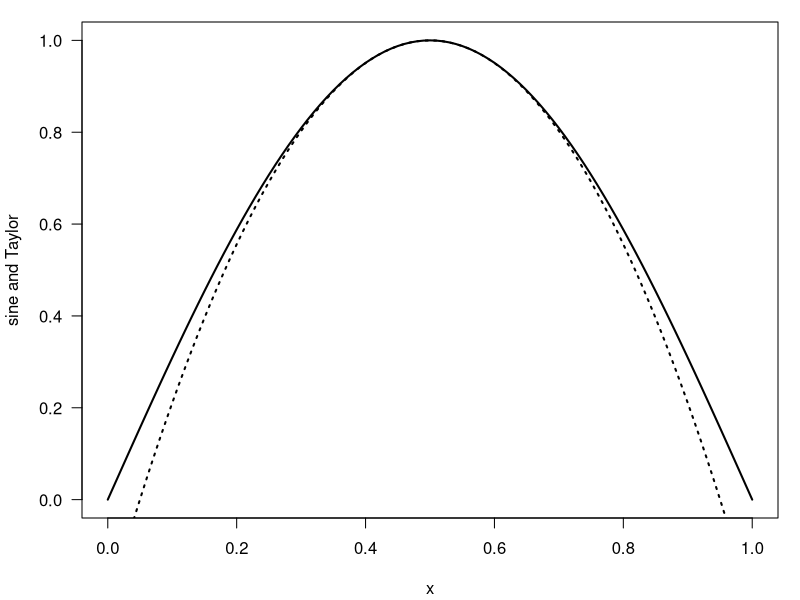
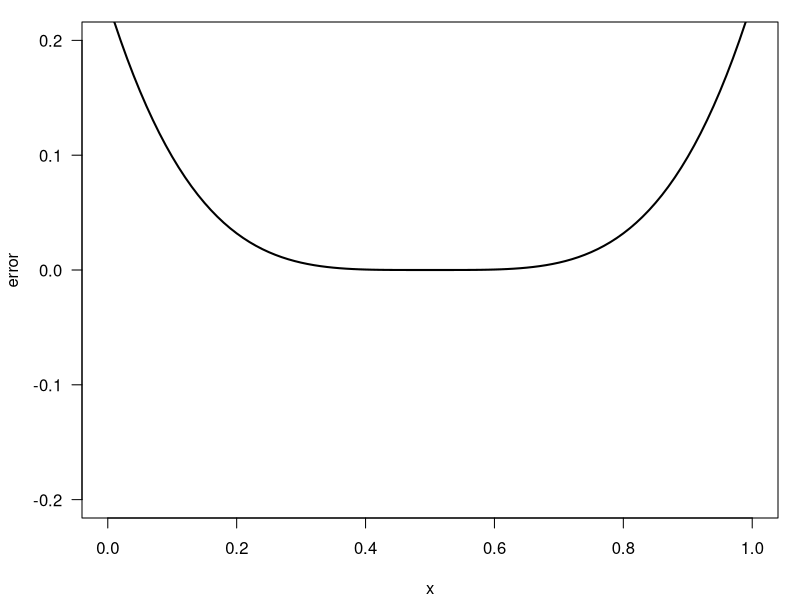
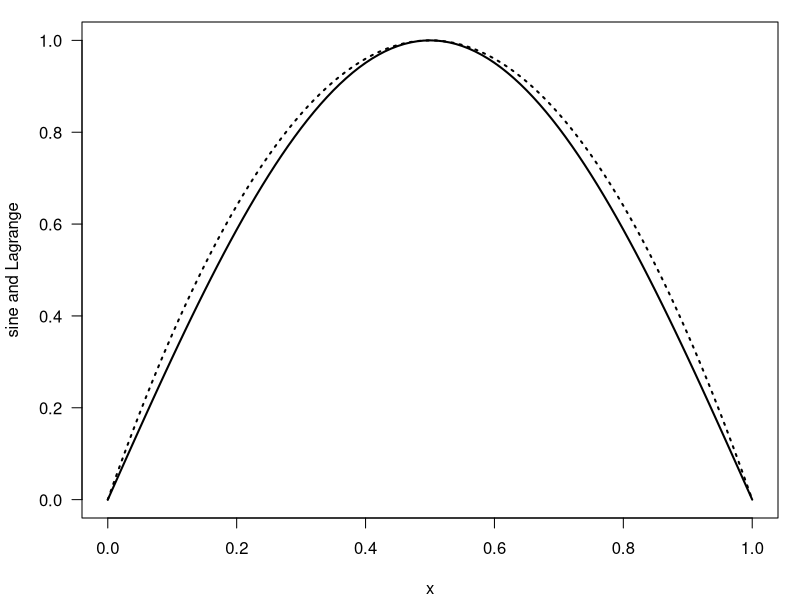
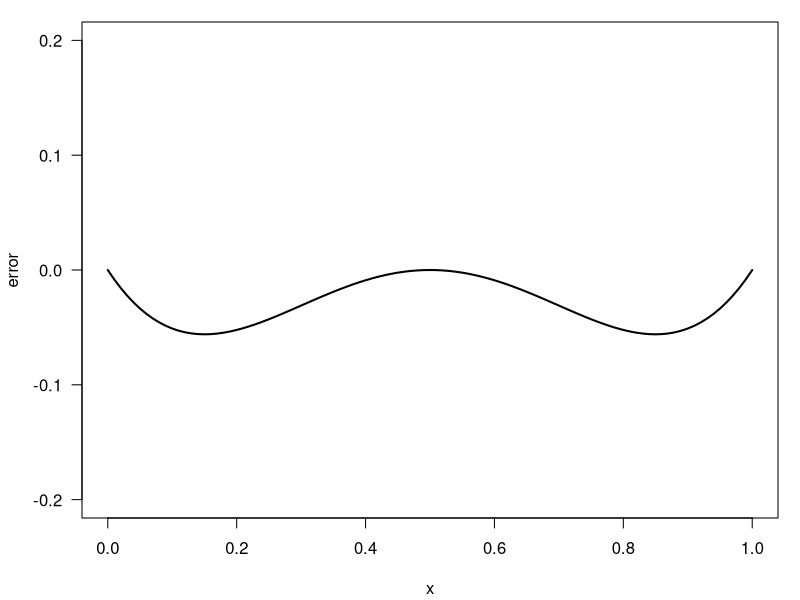
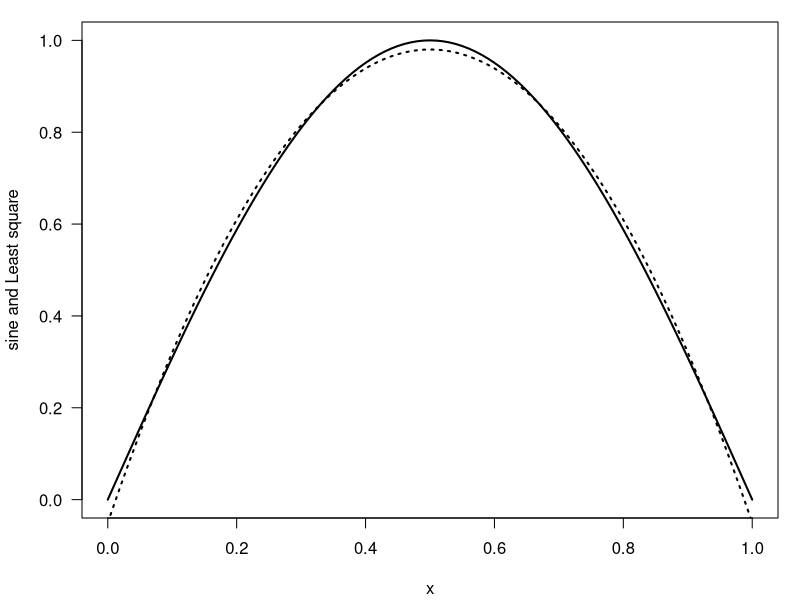
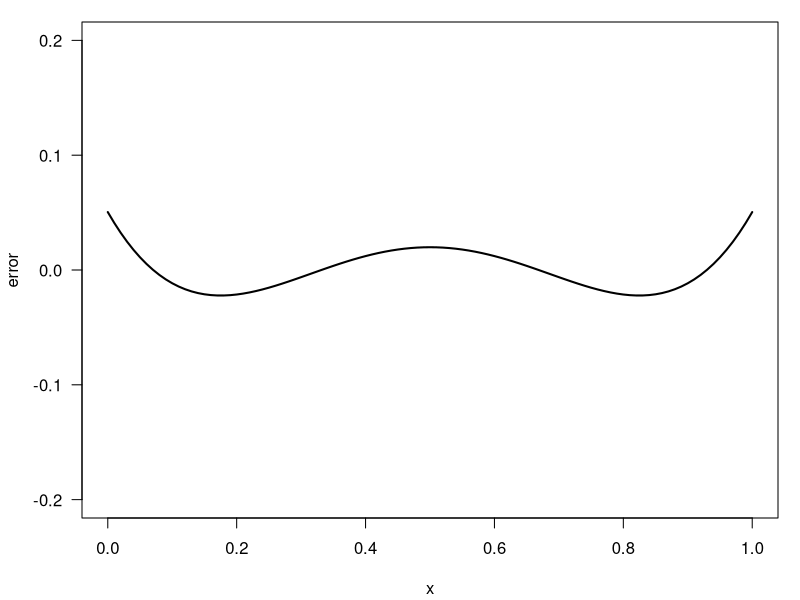
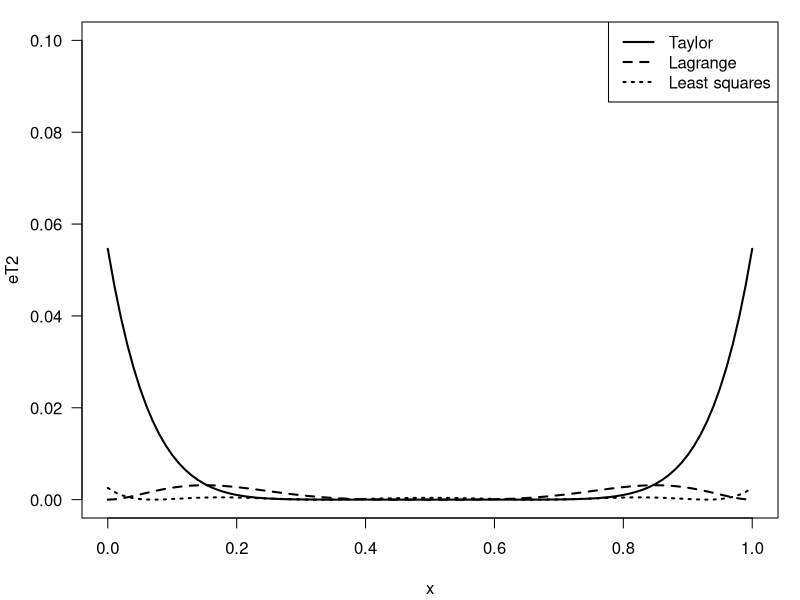

These charts were generated, in order, by the following R code:
## ---- chunk 1
knitr::opts_chunk$set(echo = TRUE)
## ---- chunk 2
par(mar=c(4.1, 4.1, 1.1, 1.1))
f <- function(x) sin(pi*x)
plot(f, xlim=c(0, 1), lwd=2, las=1, ylab="sine and Taylor", xlab="x")
T2 <- function(x) -0.233701 + x*(4.9348 - 4.9348*x)
plot(T2, xlim=c(0, 1), lty=3, lwd=2, add=T)
plot(function(x) f(x)-T2(x), xlim=c(0, 1), ylim=c(-0.2, 0.2), lwd=2, las=1, ylab="error")
## ---- chunk 3
par(mar=c(4.1, 4.1, 1.1, 1.1))
f <- function(x) sin(pi*x)
plot(f, xlim=c(0, 1), lwd=2, las=1, ylab="sine and Lagrange", xlab="x")
P2 <- function(x) x*(4 - 4*x)
plot(P2, xlim=c(0, 1), lty=3, lwd=2, add=T)
plot(function(x) f(x)-P2(x), xlim=c(0, 1), ylim=c(-0.2, 0.2), lwd=2, las=1, ylab="error")
## ---- chunk 4
par(mar=c(4.1, 4.1, 1.1, 1.1))
f <- function(x) sin(pi*x)
plot(f, xlim=c(0, 1), lwd=2, las=1, ylab="sine and Least square", xlab="x")
L2 <- function(x) -0.0504655 + x*(4.12251 - 4.12251*x)
plot(L2, xlim=c(0, 1), lty=3, lwd=2, add=T)
plot(function(x) f(x)-L2(x), xlim=c(0, 1), ylim=c(-0.2, 0.2),  lwd=2, las=1, ylab="error")

## ---- chunk 5
par(mfrow=c(1, 1), mar=c(4.1, 4.1, 1.1, 1.1))
eT2 <- function(x) (f(x) - T2(x))^2
eP2 <- function(x) (f(x) - P2(x))^2
eL2 <- function(x) (f(x) - L2(x))^2
plot(eT2, xlim=c(0, 1), ylim=c(-0.0, 0.1), lwd=2, lty=1, las=1)
plot(eP2, xlim=c(0, 1), lwd=2, lty=2, add=T)
plot(eL2, xlim=c(0, 1), lwd=2, lty=3, add=T)
legend("topright", c("Taylor", "Lagrange", "Least squares"), lwd=2, lty=c(1,2,3))
